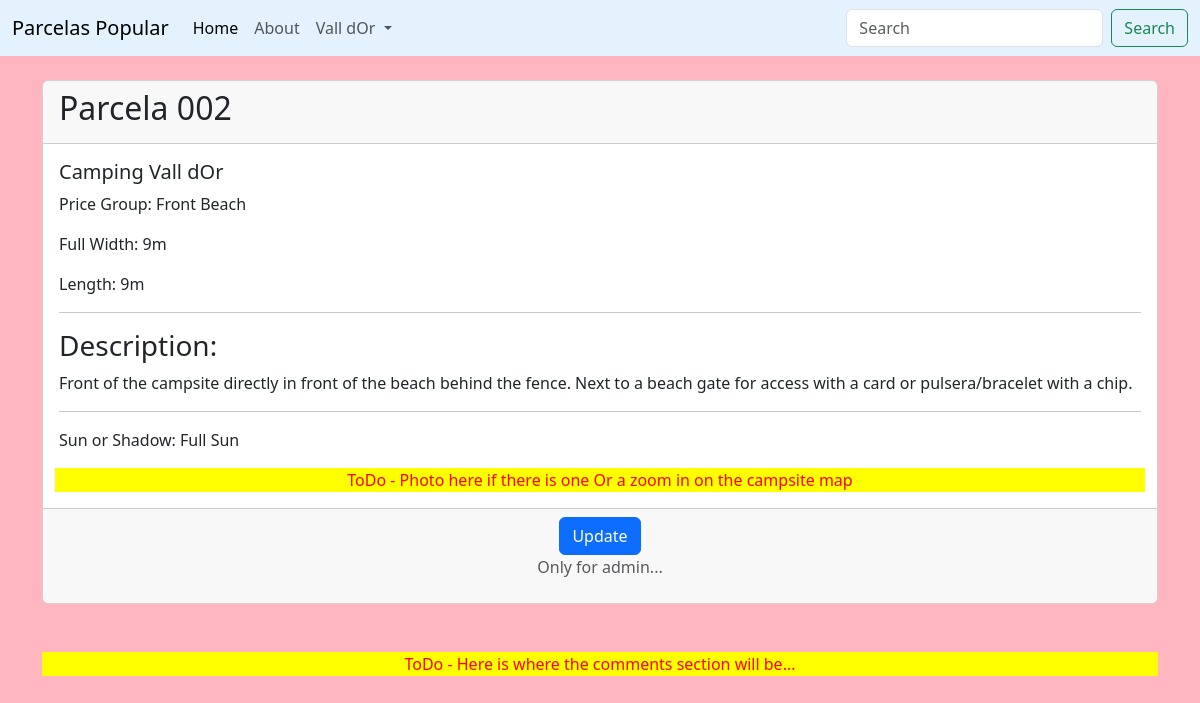
Screenshot of /show_parcela/2 with the database file from the repository.
### cvdor/models.py (models this page shows, shortened)
class Parcela(models.Model):
    number = models.CharField('Plot Number', max_length=20)
    campsite = models.ForeignKey(Campsite, blank=True, null=True, on_delete=models.CASCADE)
    group = models.ForeignKey('Group', blank=True, null=True, on_delete=models.CASCADE)
    width = models.IntegerField('Size', blank=True)
    length = models.IntegerField('Plot Length', blank=True)
    description = models.TextField('Description')
    sun = models.ForeignKey(Sun, blank=True, null=True, on_delete=models.CASCADE)

class Campsite(models.Model):
    name = models.CharField('Campsite Name', max_length=40)
    address = models.CharField(max_length=320)
    postcode = models.CharField('Postal Code', max_length=10)
    w3words = models.CharField(max_length=60)
    phone = models.CharField('Phone', max_length=25)
    web = models.URLField('Website Address')
    email_address = models.EmailField('Email Address')
    def __str__(self):
        return self.name

class Group(models.Model):
    name = models.CharField('Group', max_length=25)
    def __str__(self):
        return self.name

class Sun(models.Model):
    sun = models.CharField('SunOrShadow', max_length=25, default='sun')
    def __str__(self):
        return self.sun

### cvdor/views.py (the view)
# urls.py: path('show_parcela/<parcela_id>', views.show_parcela, name='show-parcela'),
def show_parcela(request, parcela_id):
    parcela = Parcela.objects.get(pk=parcela_id)
    return render(request, "show_parcela.html", {"parcela": parcela})

### cvdor/templates/show_parcela.html
 {% extends 'base.html' %}
{% block content %}
<div class=container>
  <br/>
  <div class="card">
    <div class="card-header">
     <h2>Parcela {{ parcela.number }}</h2>
    </div>
      <div class="card-body">
           <h5 class="card-title">{{ parcela.campsite }}</h5>
           <p class="card-text">Price Group: {{ parcela.group }}</p>
           <p class="card-text">Full Width: {{ parcela.width }}m</p>
           <p class="card-text">Length: {{ parcela.length }}m</p>
       <hr>
       <h3>Description: </h3>
           <p class="card-text">{{ parcela.description }}</p>
       <hr>
           <p class="card-text">Sun or Shadow: {{ parcela.sun }}</p>
      </div>
    <div class="container text-center">
      <p class="todo"> ToDo -
         Photo here if there is one
         Or a zoom in on the campsite map</p>
    </div>
    <div class="card-footer text-body-secondary text-center">
      <a href="{% url 'update-parcela' parcela.id %}  " class="btn btn-primary">Update </a>
      <p>Only for admin...</p>
     </div>
  </div>
<br><br>
<p class="todo text-center"> ToDo - Here is where the comments section will be...</p>
</div>
{% endblock %}

### cvdor/static/cvdor/css/style.css (style rules this page uses)
body { background-color: lightpink; }
p.todo { color: red; text-align: center; background-color: yellow; }

### rows the page displays
Parcela: number "002", campsite "Camping Vall dOr", group "Front Beach", width "9", length "9", description "Front of the campsite directly in front of the beach behind the fence. Next to a beach gate for access with a card or pulsera/bracelet with a chip.", sun "Full Sun"
